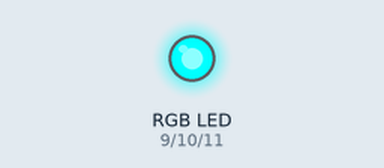
A sketch run on a simulated Arduino Uno, built with avr-gcc and run on an emulated ATmega328P. On the bench: an RGB LED mixed from three pins (HIGH = lit).

Above: at 0.1 s.
Timing chart, 0 to 1.6 s (numbered marks = the images above):
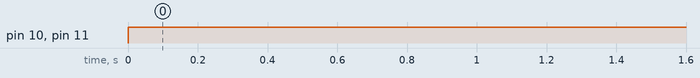

Measured:
- by itself, pin 10 (GREEN_PIN), pin 11 (BLUE_PIN): LOW → HIGH at 0.00 s

The sketch:

rgb_led.ino
```cpp
const int BLUE_PIN = 11;
const int RED_PIN = 9;
const int GREEN_PIN = 10;

void setup() {

  pinMode(RED_PIN, OUTPUT);
  pinMode(GREEN_PIN, OUTPUT);
  pinMode(BLUE_PIN, OUTPUT);


}

void loop() {

  digitalWrite(RED_PIN, LOW);
  digitalWrite(GREEN_PIN, HIGH);
  digitalWrite(BLUE_PIN, HIGH);
  delay(1000);

 }
```
